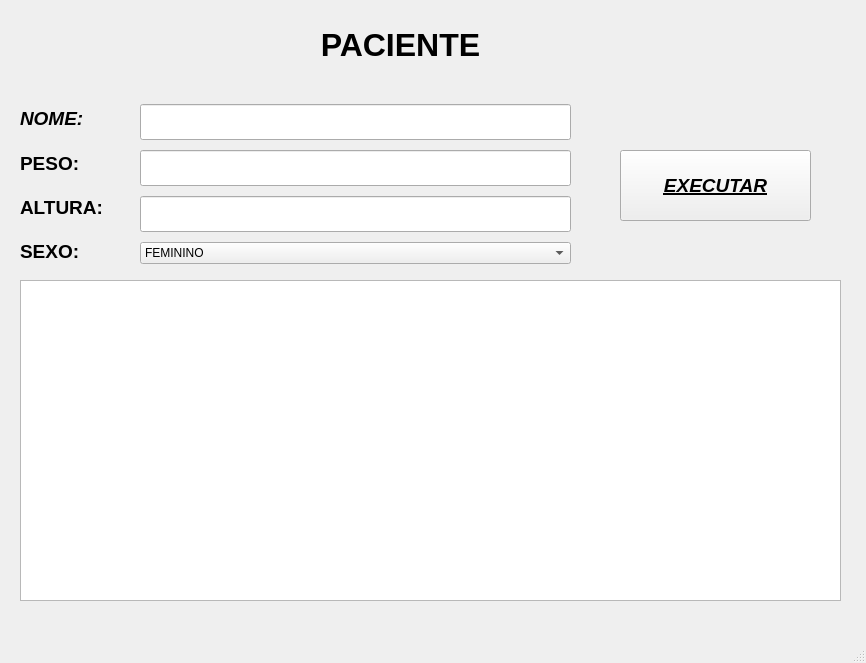
<?xml version="1.0" encoding="UTF-8"?>
<ui version="4.0">
 <class>MainWindow</class>
 <widget class="QMainWindow" name="MainWindow">
  <property name="geometry">
   <rect>
    <x>0</x>
    <y>0</y>
    <width>866</width>
    <height>663</height>
   </rect>
  </property>
  <property name="windowTitle">
   <string>PROJETO PACIENTE</string>
  </property>
  <widget class="QWidget" name="centralwidget">
   <widget class="QLabel" name="label">
    <property name="geometry">
     <rect>
      <x>200</x>
      <y>10</y>
      <width>401</width>
      <height>71</height>
     </rect>
    </property>
    <property name="text">
     <string>&lt;html&gt;&lt;head/&gt;&lt;body&gt;&lt;p align=&quot;center&quot;&gt;&lt;span style=&quot; font-size:24pt; font-weight:700; color:#000000;&quot;&gt;PACIENTE&lt;/span&gt;&lt;/p&gt;&lt;/body&gt;&lt;/html&gt;</string>
    </property>
   </widget>
   <widget class="QTextEdit" name="textEditSaida">
    <property name="geometry">
     <rect>
      <x>20</x>
      <y>280</y>
      <width>821</width>
      <height>321</height>
     </rect>
    </property>
    <property name="font">
     <font>
      <family>Arial</family>
      <pointsize>18</pointsize>
      <italic>true</italic>
      <bold>true</bold>
     </font>
    </property>
   </widget>
   <widget class="QPushButton" name="pushButtonExecutar">
    <property name="geometry">
     <rect>
      <x>620</x>
      <y>150</y>
      <width>191</width>
      <height>71</height>
     </rect>
    </property>
    <property name="font">
     <font>
      <family>Arial</family>
      <pointsize>14</pointsize>
      <italic>true</italic>
      <bold>true</bold>
      <underline>true</underline>
     </font>
    </property>
    <property name="text">
     <string>EXECUTAR</string>
    </property>
   </widget>
   <widget class="QWidget" name="layoutWidget">
    <property name="geometry">
     <rect>
      <x>140</x>
      <y>100</y>
      <width>431</width>
      <height>171</height>
     </rect>
    </property>
    <layout class="QVBoxLayout" name="verticalLayout">
     <item>
      <widget class="QLineEdit" name="lineEditNomeDoPaciente">
       <property name="font">
        <font>
         <family>Arial</family>
         <pointsize>18</pointsize>
         <bold>true</bold>
        </font>
       </property>
      </widget>
     </item>
     <item>
      <widget class="QLineEdit" name="lineEditPeso">
       <property name="font">
        <font>
         <family>Arial</family>
         <pointsize>18</pointsize>
         <bold>true</bold>
        </font>
       </property>
      </widget>
     </item>
     <item>
      <widget class="QLineEdit" name="lineEditAltura">
       <property name="font">
        <font>
         <family>Arial</family>
         <pointsize>18</pointsize>
         <bold>true</bold>
        </font>
       </property>
      </widget>
     </item>
     <item>
      <widget class="QComboBox" name="comboBoxSexo">
       <item>
        <property name="text">
         <string>FEMININO</string>
        </property>
       </item>
       <item>
        <property name="text">
         <string>MASCULINO</string>
        </property>
       </item>
      </widget>
     </item>
    </layout>
   </widget>
   <widget class="QWidget" name="layoutWidget">
    <property name="geometry">
     <rect>
      <x>20</x>
      <y>100</y>
      <width>121</width>
      <height>171</height>
     </rect>
    </property>
    <layout class="QVBoxLayout" name="verticalLayout_2">
     <item>
      <widget class="QLabel" name="label_2">
       <property name="font">
        <font>
         <family>Arial</family>
         <pointsize>14</pointsize>
         <italic>true</italic>
         <bold>true</bold>
        </font>
       </property>
       <property name="text">
        <string>&lt;html&gt;&lt;head/&gt;&lt;body&gt;&lt;p&gt;NOME: &lt;/p&gt;&lt;/body&gt;&lt;/html&gt;</string>
       </property>
      </widget>
     </item>
     <item>
      <widget class="QLabel" name="label_3">
       <property name="font">
        <font>
         <family>Arial</family>
        </font>
       </property>
       <property name="text">
        <string>&lt;html&gt;&lt;head/&gt;&lt;body&gt;&lt;p&gt;&lt;span style=&quot; font-size:14pt; font-weight:700;&quot;&gt;PESO:&lt;/span&gt;&lt;/p&gt;&lt;/body&gt;&lt;/html&gt;</string>
       </property>
      </widget>
     </item>
     <item>
      <widget class="QLabel" name="label_4">
       <property name="font">
        <font>
         <family>Arial</family>
        </font>
       </property>
       <property name="text">
        <string>&lt;html&gt;&lt;head/&gt;&lt;body&gt;&lt;p&gt;&lt;span style=&quot; font-size:14pt; font-weight:700;&quot;&gt;ALTURA:&lt;/span&gt;&lt;/p&gt;&lt;/body&gt;&lt;/html&gt;</string>
       </property>
      </widget>
     </item>
     <item>
      <widget class="QLabel" name="label_5">
       <property name="font">
        <font>
         <family>Arial</family>
         <kerning>true</kerning>
        </font>
       </property>
       <property name="text">
        <string>&lt;html&gt;&lt;head/&gt;&lt;body&gt;&lt;p&gt;&lt;span style=&quot; font-size:14pt; font-weight:700;&quot;&gt;SEXO:&lt;/span&gt;&lt;/p&gt;&lt;/body&gt;&lt;/html&gt;</string>
       </property>
      </widget>
     </item>
    </layout>
   </widget>
  </widget>
  <widget class="QMenuBar" name="menubar">
   <property name="geometry">
    <rect>
     <x>0</x>
     <y>0</y>
     <width>866</width>
     <height>20</height>
    </rect>
   </property>
  </widget>
  <widget class="QStatusBar" name="statusbar"/>
 </widget>
 <resources/>
 <connections/>
</ui>
